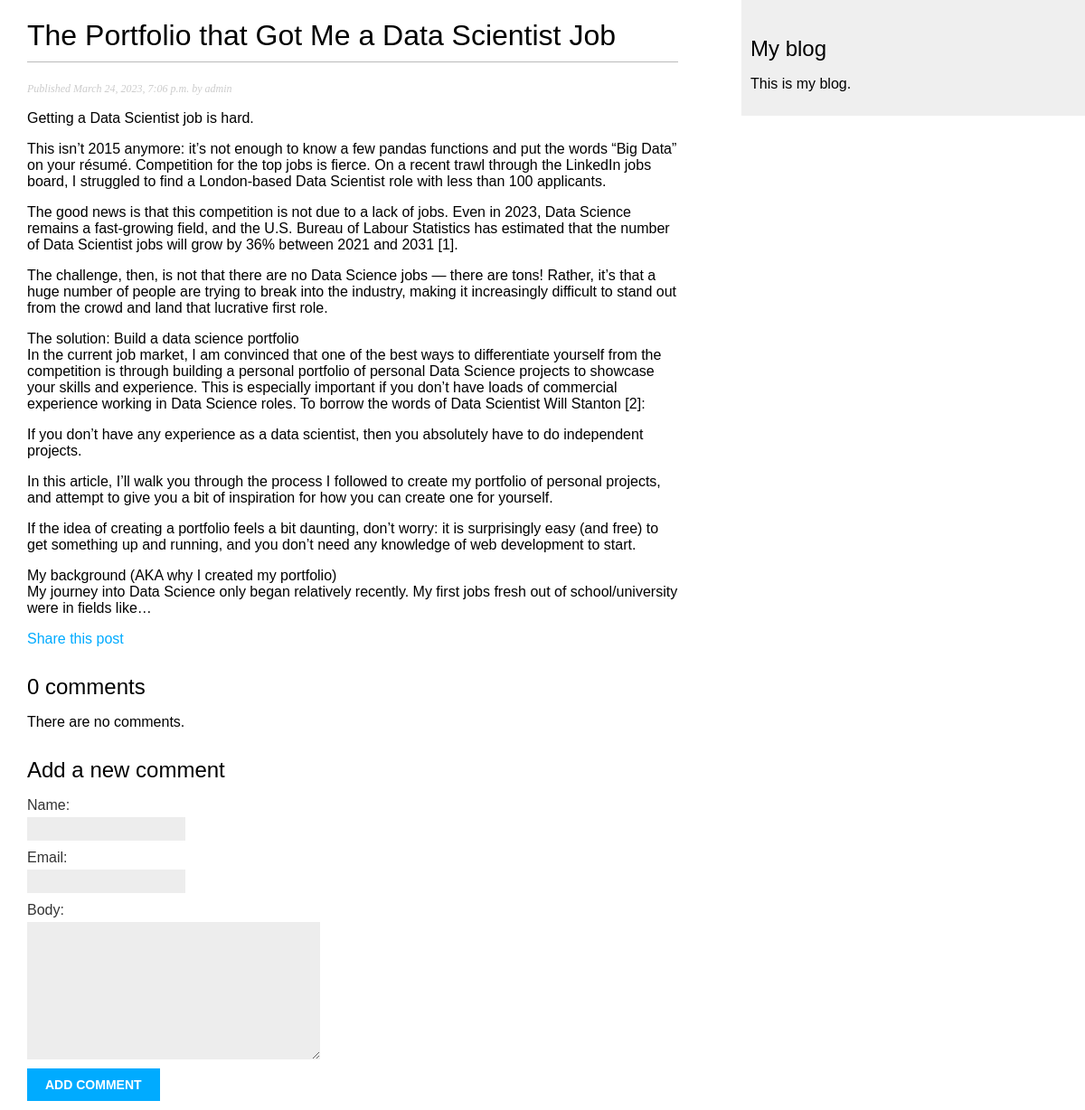
The app's page /blog/2023/3/24/the-portfolio-that-got-me-a-data-scientist-job/ with its own data.
### blog/models.py (models this page shows, shortened)
class Post(models.Model):
    class Status(models.TextChoices):
        DRAFT = 'DF', 'Draft'
        PUBLISHED = 'PD', 'Published'
    title = models.CharField(max_length=250)
    slug = models.SlugField(max_length=250, unique_for_date="publish")
    author = models.ForeignKey(User, on_delete=models.CASCADE, related_name='blog_posts')
    body = models.TextField()
    publish = models.DateTimeField(default=timezone.now)
    created = models.DateTimeField(auto_now_add=True)
    updates = models.DateTimeField(auto_now=True)
    status = models.CharField(
        max_length=2, choices=Status.choices, default=Status.DRAFT
    )
    objects = models.Manager()  # The default manager.
    published = PublishedManager()  # Our custom manager.
    class Meta:
        ordering = ['-publish']
        indexes = [
            models.Index(fields=['-publish']),
        ]

### blog/views.py (the view)
# urls.py: path("<int:year>/<int:month>/<int:day>/<slug:post>/", views.post_detail, name="post_detail"),
def post_detail(request, year, month, day, post):
    post = get_object_or_404(
        Post, status=Post.Status.PUBLISHED, slug=post,
        publish__year=year, publish__month=month, publish__day=day
    )
    comments = post.comments.filter(active=True)
    form = CommentForm
    return render(request, "blog/post/detail.html", {'post': post, "comments": comments, "form": form})

### blog/templates/blog/post/detail.html (shortened to what this page needs)
{% extends "blog/base.html" %}
{% block content %}
    <h1>{{ post.title }}</h1>
    <p class="date">
        Published {{ post.publish }} by {{ post.author }}
    </p>
    {{post.body|linebreaks}}
    <p>
        <a href="{% url "blog:post_share" post.id %}">
            Share this post
        </a>
    </p>
    {% with comments.count as total_comments %}
        <h2>
            {{ total_comments }} comment{{ total_comments|pluralize }}
        </h2>
    {% endwith %}
    {% for comment in comments %}
        <div class="comment">
            <p class="info">
                Comment {{ forloop.counter }} by {{ comment.name }}
            </p>
            {{ comment.body|linebreaks }}
        </div>
    {% empty %}
        <p>There are no comments.</p>
    {% endfor %}
    {% include "blog/post/includes/comment_form.html" %}
{% endblock %}

### blog/static/css/blog.css (style rules this page uses)
body { margin:0; padding:0; font-family:helvetica, sans-serif; }
a { color:#00abff; text-decoration:none; }
h1 { font-weight:normal; border-bottom:1px solid #bbb; padding:0 0 10px 0; }
h2 { font-weight:normal; margin:30px 0 0; }
p.date { color:#ccc; font-family: georgia, serif; font-size: 12px; font-style: italic; }
label { float:left; clear:both; color:#333; margin-bottom:4px; }
input, textarea { clear:both; float:left; margin:0 0 10px; background:#ededed; border:0; padding:6px 10px; font-size:12px; }

### records on screen
Post: title "The Portfolio that Got Me a Data Scientist Job", publish "March 24, 2023, 7:06 p.m.", author "admin", body "Getting a Data Scientist job is hard. This isn’t 2015 anymore: it’s not enough to know a few pandas functions and put the words “Big Data” on your résumé. Competition for the top jobs is fierce. On a recent trawl through the LinkedIn jobs board, I struggled to find a London-based Data Scientist role with less than 100 applicants. The good news is that this competition is not due to a lack of jobs. Even in 2023, Data Science remains a fast-growing field, and the U.S. Bureau of Labour Statistics has estimated that the number of Data Scientist jobs will grow by 36% between 2021 and 2031 [1]. The challenge, then, is not that there are no Data Science jobs — there are tons! Rather, it’s that a…"

### other values on screen
{{ total_comments }} "0"
